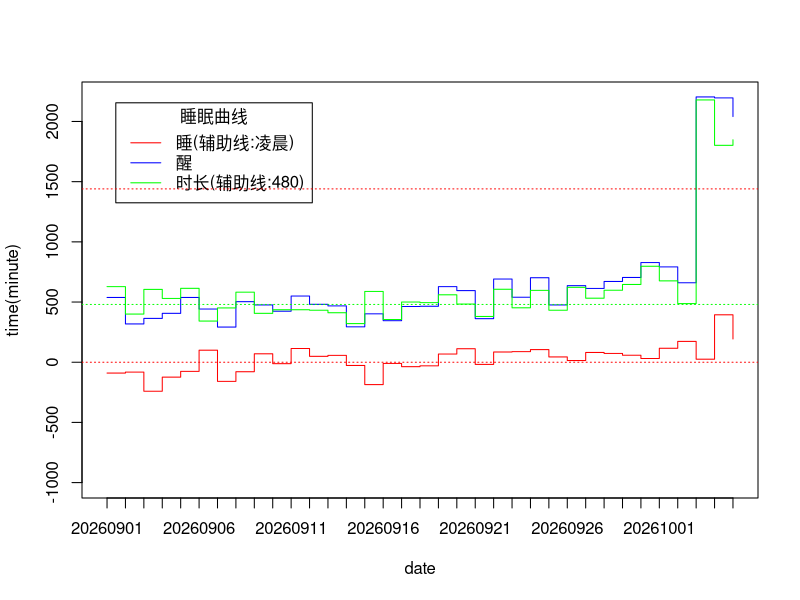

Write R code to recreate this figure.
date <- c("20260901","20260902","20260903","20260904","20260905","20260906","20260907","20260908","20260909","20260910","20260911","20260912","20260913","20260914","20260915","20260916","20260917","20260918","20260919","20260920","20260921","20260922","20260923","20260924","20260925","20260926","20260927","20260928","20260929","20260930","20261001","20261002","20261003","20261004","20261005")
sleep <- c(-90,-82,-241,-124,-76,100,-159,-79,70,-12,114,49,57,-27,-186,-10,-37,-30,68,112,-18,85,88,105,44,14,81,73,58,31,116,173,25,394,193)
wake <- c(538,318,364,406,538,442,292,503,476,424,550,481,468,294,402,345,463,465,628,595,362,691,540,702,476,636,613,671,704,828,792,660,2204,2196,2041)
sleeplong <- c(628,400,605,530,614,342,451,582,406,436,436,432,411,321,588,355,500,495,560,483,380,606,452,597,432,622,532,598,646,797,676,487,2179,1802,1848)
plot(c(1:35),sleep,type="s",col="red",xaxt="n",xlab = "date",ylab="time(minute)",ylim=range(-1000,2200))
lines(c(1:35),wake,type="s",col="blue")
lines(c(1:35),sleeplong,type="s",col="green")
legend("topleft",inset=.05,title="睡眠曲线",c("睡(辅助线:凌晨)","醒","时长(辅助线:480)"),lty=c(1,1,1),col=c("red","blue","green"))
abline(h = 0,col="red",lty = 3)
abline(h = 1440,col="red",lty = 3)
abline(h = 480,col="green",lty = 3)
axis(1, c(1:35),date)
